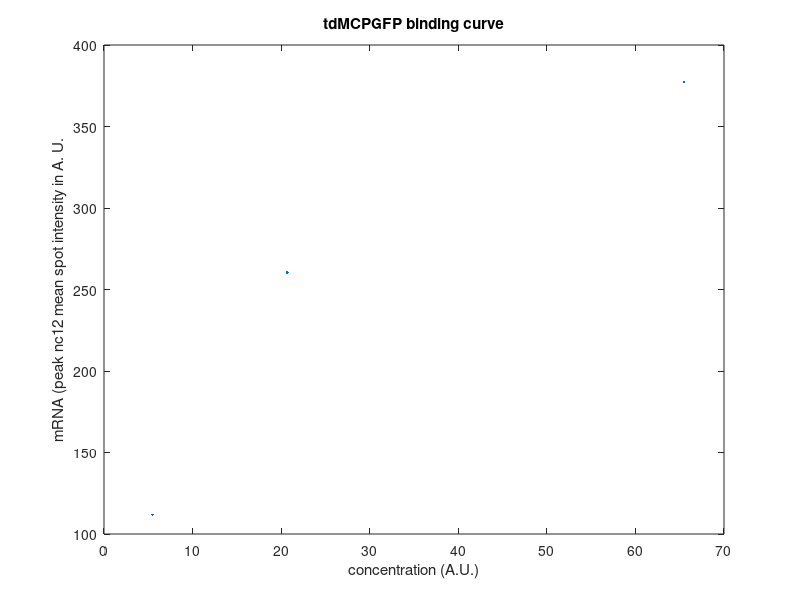

MATLAB code for this plot: (Note: this script raises an error after producing the figure.)
concentrations = [5.47, 20.68, 65.49];
mRNA = [111.8355, 260.4466, 377.31705];
plot(concentrations, mRNA, '.')
ylabel('mRNA (peak nc12 mean spot intensity in A. U.')
xlabel('concentration (A.U.)')
title('tdMCPGFP binding curve')
standardizeFigure(gca, [])